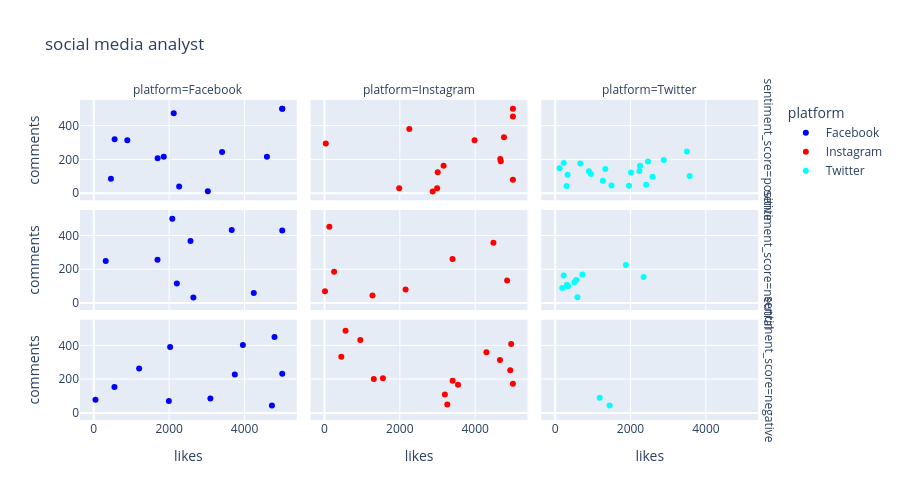

Notebook source saved alongside this figure:
### Code cell
fig = px.scatter(df,
                x='likes',y='comments',color='platform',width=900,height=500,title='social media analyst',color_discrete_sequence=['blue','red','cyan'],
                facet_col='platform',
                facet_row='sentiment_score')
fig.show()

### Figure 1 — Plotly figure (JSON) as saved in the notebook; plotly's stock layout.template omitted (floating-point values rounded to 4 significant figures)
{"data": [{"hovertemplate": "platform=Facebook<br>sentiment_score=positive<br>likes=%{x}<br>comments=%{y}<extra></extra>", "legendgroup": "Facebook", "marker": {"color": "blue", "symbol": "circle"}, "mode": "markers", "name": "Facebook", "orientation": "v", "showlegend": true, "type": "scatter", "x": [2121, 889, 455, 4594, 5000, 2265, 3026, 5000, 553, 3404, 1857, 1694], "xaxis": "x7", "y": [474, 314, 86, 216, 500, 39, 11, 500, 320, 244, 216, 207], "yaxis": "y7"}, {"hovertemplate": "platform=Facebook<br>sentiment_score=neutral<br>likes=%{x}<br>comments=%{y}<extra></extra>", "legendgroup": "Facebook", "marker": {"color": "blue", "symbol": "circle"}, "mode": "markers", "name": "Facebook", "orientation": "v", "showlegend": false, "type": "scatter", "x": [3660, 317, 2083, 4245, 5000, 2204, 1690, 2642, 2566], "xaxis": "x4", "y": [432, 249, 500, 59, 430, 116, 257, 33, 368], "yaxis": "y4"}, {"hovertemplate": "platform=Facebook<br>sentiment_score=negative<br>likes=%{x}<br>comments=%{y}<extra></extra>", "legendgroup": "Facebook", "marker": {"color": "blue", "symbol": "circle"}, "mode": "markers", "name": "Facebook", "orientation": "v", "showlegend": false, "type": "scatter", "x": [45, 1992, 548, 4795, 4726, 5000, 3742, 2026, 3094, 1203, 3956], "xaxis": "x", "y": [78, 70, 153, 449, 44, 232, 227, 390, 86, 263, 402], "yaxis": "y"}, {"hovertemplate": "platform=Instagram<br>sentiment_score=positive<br>likes=%{x}<br>comments=%{y}<extra></extra>", "legendgroup": "Instagram", "marker": {"color": "red", "symbol": "circle"}, "mode": "markers", "name": "Instagram", "orientation": "v", "showlegend": true, "type": "scatter", "x": [1982, 2872, 5000, 3161, 4665, 2251, 4763, 3982, 5000, 2990, 4678, 3005, 36, 5000], "xaxis": "x8", "y": [30, 10, 80, 162, 202, 380, 332, 314, 454, 30, 189, 124, 294, 500], "yaxis": "y8"}, {"hovertemplate": "platform=Instagram<br>sentiment_score=neutral<br>likes=%{x}<br>comments=%{y}<extra></extra>", "legendgroup": "Instagram", "marker": {"color": "red", "symbol": "circle"}, "mode": "markers", "name": "Instagram", "orientation": "v", "showlegend": false, "type": "scatter", "x": [256, 1274, 4846, 130, 3398, 2153, 15, 4483], "xaxis": "x5", "y": [186, 45, 134, 452, 261, 81, 70, 357], "yaxis": "y5"}, {"hovertemplate": "platform=Instagram<br>sentiment_score=negative<br>likes=%{x}<br>comments=%{y}<extra></extra>", "legendgroup": "Instagram", "marker": {"color": "red", "symbol": "circle"}, "mode": "markers", "name": "Instagram", "orientation": "v", "showlegend": false, "type": "scatter", "x": [4955, 1309, 447, 4929, 3259, 1551, 4297, 3401, 3544, 560, 4656, 5000, 3195, 951], "xaxis": "x2", "y": [408, 201, 333, 252, 50, 206, 360, 190, 167, 486, 314, 173, 109, 432], "yaxis": "y2"}, {"hovertemplate": "platform=Twitter<br>sentiment_score=positive<br>likes=%{x}<br>comments=%{y}<extra></extra>", "legendgroup": "Twitter", "marker": {"color": "cyan", "symbol": "circle"}, "mode": "markers", "name": "Twitter", "orientation": "v", "showlegend": true, "type": "scatter", "x": [3499, 304, 1333, 2013, 1961, 332, 898, 119, 2253, 2463, 667, 2586, 2236, 1268, 950, 1498, 3571, 2416, 2884, 229], "xaxis": "x9", "y": [247, 42, 144, 122, 44, 109, 130, 147, 162, 187, 176, 97, 132, 73, 113, 46, 102, 50, 197, 179], "yaxis": "y9"}, {"hovertemplate": "platform=Twitter<br>sentiment_score=neutral<br>likes=%{x}<br>comments=%{y}<extra></extra>", "legendgroup": "Twitter", "marker": {"color": "cyan", "symbol": "circle"}, "mode": "markers", "name": "Twitter", "orientation": "v", "showlegend": false, "type": "scatter", "x": [1878, 2348, 512, 559, 725, 592, 344, 227, 187, 314], "xaxis": "x6", "y": [225, 154, 123, 136, 169, 34, 99, 163, 89, 108], "yaxis": "y6"}, {"hovertemplate": "platform=Twitter<br>sentiment_score=negative<br>likes=%{x}<br>comments=%{y}<extra></extra>", "legendgroup": "Twitter", "marker": {"color": "cyan", "symbol": "circle"}, "mode": "markers", "name": "Twitter", "orientation": "v", "showlegend": false, "type": "scatter", "x": [1183, 1446], "xaxis": "x3", "y": [90, 44], "yaxis": "y3"}], "layout": {"annotations": [{"font": {}, "showarrow": false, "text": "platform=Facebook", "x": 0.1567, "xanchor": "center", "xref": "paper", "y": 1.0, "yanchor": "bottom", "yref": "paper"}, {"font": {}, "showarrow": false, "text": "platform=Instagram", "x": 0.49, "xanchor": "center", "xref": "paper", "y": 1.0, "yanchor": "bottom", "yref": "paper"}, {"font": {}, "showarrow": false, "text": "platform=Twitter", "x": 0.8233, "xanchor": "center", "xref": "paper", "y": 1.0, "yanchor": "bottom", "yref": "paper"}, {"font": {}, "showarrow": false, "text": "sentiment_score=negative", "textangle": 90, "x": 0.98, "xanchor": "left", "xref": "paper", "y": 0.1567, "yanchor": "middle", "yref": "paper"}, {"font": {}, "showarrow": false, "text": "sentiment_score=neutral", "textangle": 90, "x": 0.98, "xanchor": "left", "xref": "paper", "y": 0.5, "yanchor": "middle", "yref": "paper"}, {"font": {}, "showarrow": false, "text": "sentiment_score=positive", "textangle": 90, "x": 0.98, "xanchor": "left", "xref": "paper", "y": 0.8433, "yanchor": "middle", "yref": "paper"}], "height": 500, "legend": {"title": {"text": "platform"}, "tracegroupgap": 0}, "title": {"text": "social media analyst"}, "width": 900, "xaxis": {"anchor": "y", "domain": [0, 0.3133], "title": {"text": "likes"}}, "xaxis2": {"anchor": "y2", "domain": [0.3333, 0.6467], "matches": "x", "title": {"text": "likes"}}, "xaxis3": {"anchor": "y3", "domain": [0.6667, 0.98], "matches": "x", "title": {"text": "likes"}}, "xaxis4": {"anchor": "y4", "domain": [0, 0.3133], "matches": "x", "showticklabels": false}, "xaxis5": {"anchor": "y5", "domain": [0.3333, 0.6467], "matches": "x", "showticklabels": false}, "xaxis6": {"anchor": "y6", "domain": [0.6667, 0.98], "matches": "x", "showticklabels": false}, "xaxis7": {"anchor": "y7", "domain": [0, 0.3133], "matches": "x", "showticklabels": false}, "xaxis8": {"anchor": "y8", "domain": [0.3333, 0.6467], "matches": "x", "showticklabels": false}, "xaxis9": {"anchor": "y9", "domain": [0.6667, 0.98], "matches": "x", "showticklabels": false}, "yaxis": {"anchor": "x", "domain": [0, 0.3133], "title": {"text": "comments"}}, "yaxis2": {"anchor": "x2", "domain": [0, 0.3133], "matches": "y", "showticklabels": false}, "yaxis3": {"anchor": "x3", "domain": [0, 0.3133], "matches": "y", "showticklabels": false}, "yaxis4": {"anchor": "x4", "domain": [0.3433, 0.6567], "matches": "y", "title": {"text": "comments"}}, "yaxis5": {"anchor": "x5", "domain": [0.3433, 0.6567], "matches": "y", "showticklabels": false}, "yaxis6": {"anchor": "x6", "domain": [0.3433, 0.6567], "matches": "y", "showticklabels": false}, "yaxis7": {"anchor": "x7", "domain": [0.6867, 1.0], "matches": "y", "title": {"text": "comments"}}, "yaxis8": {"anchor": "x8", "domain": [0.6867, 1.0], "matches": "y", "showticklabels": false}, "yaxis9": {"anchor": "x9", "domain": [0.6867, 1.0], "matches": "y", "showticklabels": false}}}
